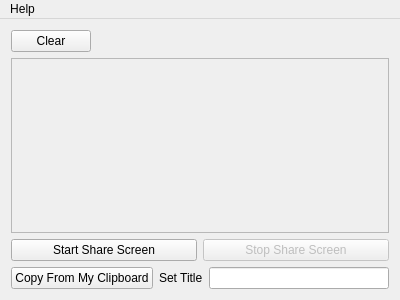
<?xml version="1.0" encoding="UTF-8"?>
<ui version="4.0">
 <class>MainWindow</class>
 <widget class="QMainWindow" name="MainWindow">
  <property name="geometry">
   <rect>
    <x>0</x>
    <y>0</y>
    <width>400</width>
    <height>300</height>
   </rect>
  </property>
  <property name="windowTitle">
   <string>Kollaborate</string>
  </property>
  <widget class="QWidget" name="centralWidget">
   <layout class="QVBoxLayout" name="verticalLayout">
    <item>
     <layout class="QHBoxLayout" name="horizontalLayout_3">
      <item>
       <widget class="QPushButton" name="pushButton_2">
        <property name="text">
         <string>Clear</string>
        </property>
       </widget>
      </item>
      <item>
       <spacer name="horizontalSpacer_2">
        <property name="orientation">
         <enum>Qt::Horizontal</enum>
        </property>
        <property name="sizeHint" stdset="0">
         <size>
          <width>98</width>
          <height>20</height>
         </size>
        </property>
       </spacer>
      </item>
     </layout>
    </item>
    <item>
     <widget class="QScrollArea" name="scrollArea">
      <property name="enabled">
       <bool>true</bool>
      </property>
      <property name="focusPolicy">
       <enum>Qt::NoFocus</enum>
      </property>
      <property name="widgetResizable">
       <bool>true</bool>
      </property>
      <widget class="QWidget" name="scrollAreaWidgetContents">
       <property name="geometry">
        <rect>
         <x>0</x>
         <y>0</y>
         <width>380</width>
         <height>167</height>
        </rect>
       </property>
       <layout class="QVBoxLayout" name="verticalLayout_2">
        <item>
         <layout class="QGridLayout" name="gridLayout"/>
        </item>
       </layout>
      </widget>
     </widget>
    </item>
    <item>
     <layout class="QHBoxLayout" name="horizontalLayout">
      <item>
       <widget class="QPushButton" name="startShareScreenButton">
        <property name="text">
         <string>Start Share Screen</string>
        </property>
       </widget>
      </item>
      <item>
       <widget class="QPushButton" name="stopShareScreenButton">
        <property name="enabled">
         <bool>false</bool>
        </property>
        <property name="text">
         <string>Stop Share Screen</string>
        </property>
       </widget>
      </item>
     </layout>
    </item>
    <item>
     <layout class="QHBoxLayout" name="horizontalLayout_2">
      <item>
       <widget class="QPushButton" name="pushButton">
        <property name="text">
         <string>Copy From My Clipboard</string>
        </property>
       </widget>
      </item>
      <item>
       <widget class="QLabel" name="label">
        <property name="text">
         <string>Set Title</string>
        </property>
       </widget>
      </item>
      <item>
       <widget class="QLineEdit" name="titleText">
        <property name="toolTip">
         <string>&lt;html&gt;&lt;head/&gt;&lt;body&gt;&lt;p&gt;Set a title by which others can identify your pasted content. (max 16 characters).&lt;/p&gt;&lt;p&gt;You can also keep it default&lt;/p&gt;&lt;/body&gt;&lt;/html&gt;</string>
        </property>
        <property name="text">
         <string/>
        </property>
        <property name="maxLength">
         <number>16</number>
        </property>
        <property name="clearButtonEnabled">
         <bool>true</bool>
        </property>
       </widget>
      </item>
     </layout>
    </item>
   </layout>
  </widget>
  <widget class="QMenuBar" name="menuBar">
   <property name="geometry">
    <rect>
     <x>0</x>
     <y>0</y>
     <width>400</width>
     <height>20</height>
    </rect>
   </property>
   <widget class="QMenu" name="menuHelp">
    <property name="title">
     <string>Help</string>
    </property>
    <addaction name="actionAbout"/>
   </widget>
   <addaction name="menuHelp"/>
  </widget>
  <action name="actionAbout">
   <property name="text">
    <string>About</string>
   </property>
  </action>
 </widget>
 <layoutdefault spacing="6" margin="11"/>
 <tabstops>
  <tabstop>pushButton</tabstop>
  <tabstop>titleText</tabstop>
  <tabstop>scrollArea</tabstop>
 </tabstops>
 <resources/>
 <connections>
  <connection>
   <sender>titleText</sender>
   <signal>returnPressed()</signal>
   <receiver>pushButton</receiver>
   <slot>click()</slot>
   <hints>
    <hint type="sourcelabel">
     <x>252</x>
     <y>278</y>
    </hint>
    <hint type="destinationlabel">
     <x>153</x>
     <y>280</y>
    </hint>
   </hints>
  </connection>
 </connections>
</ui>
